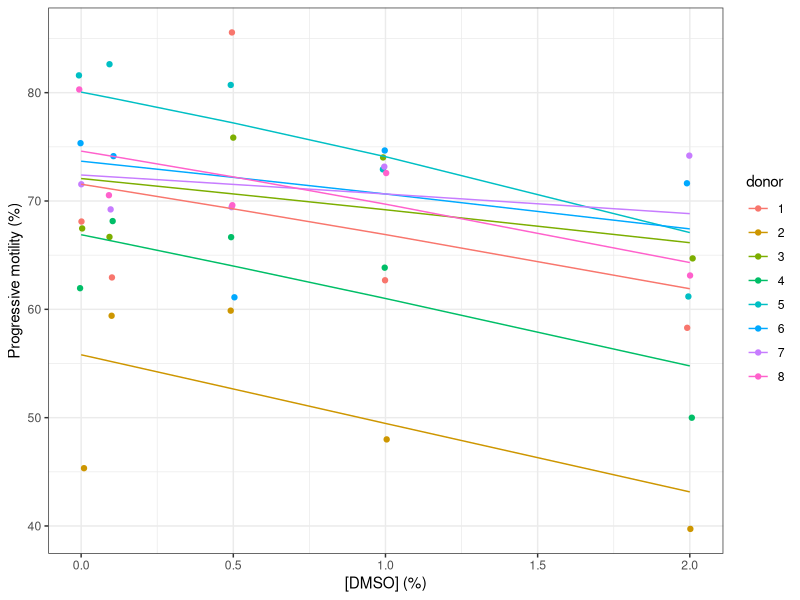
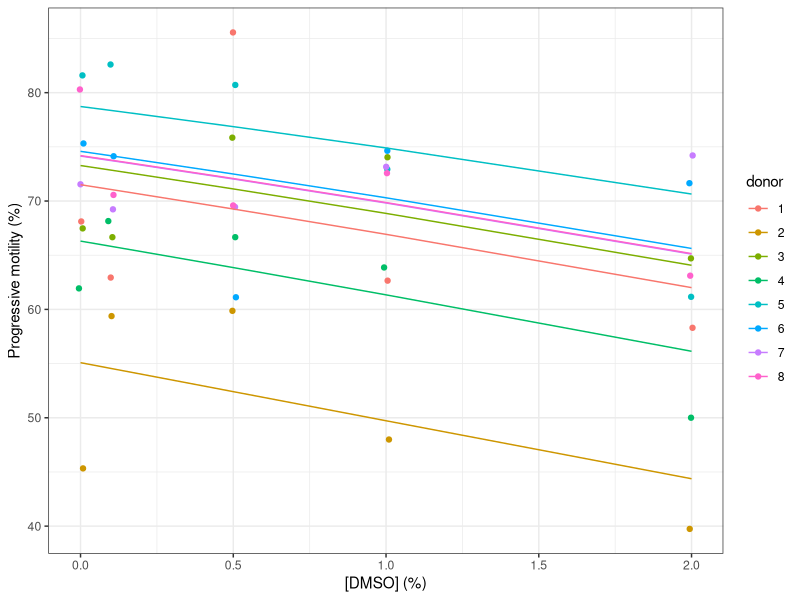
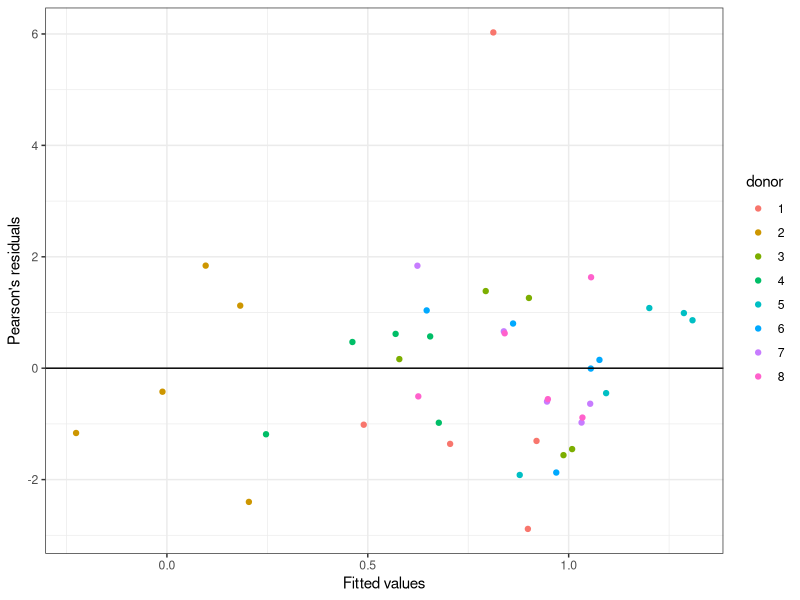
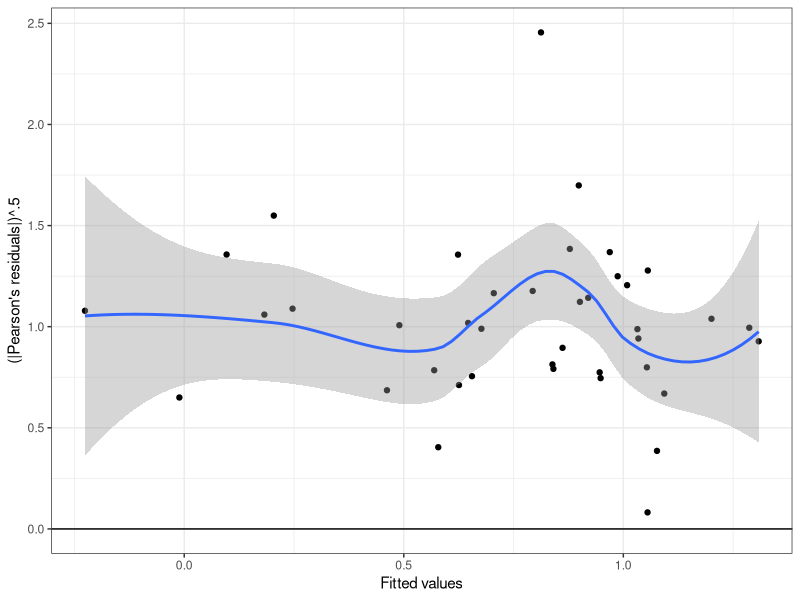
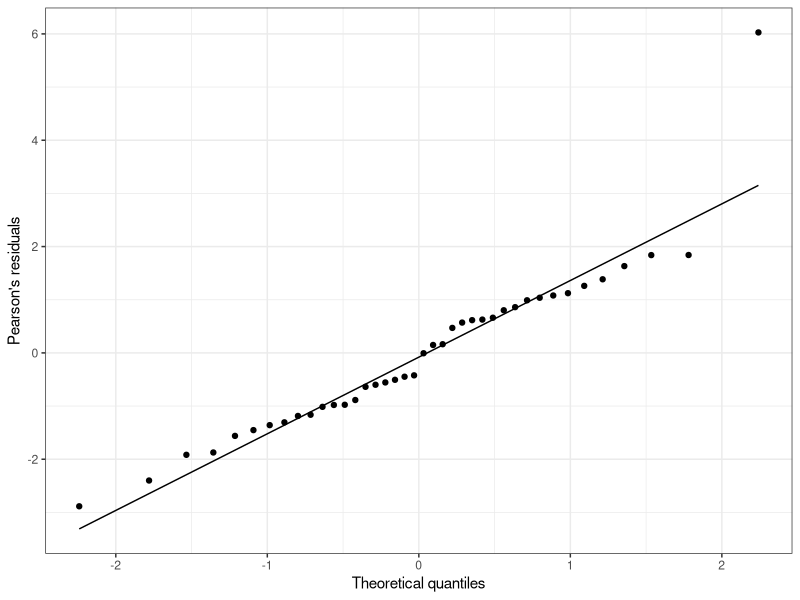
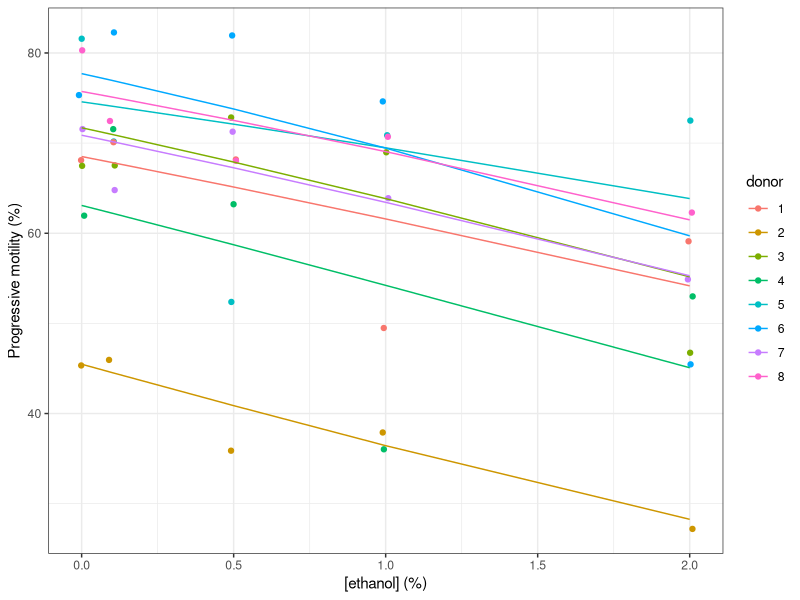
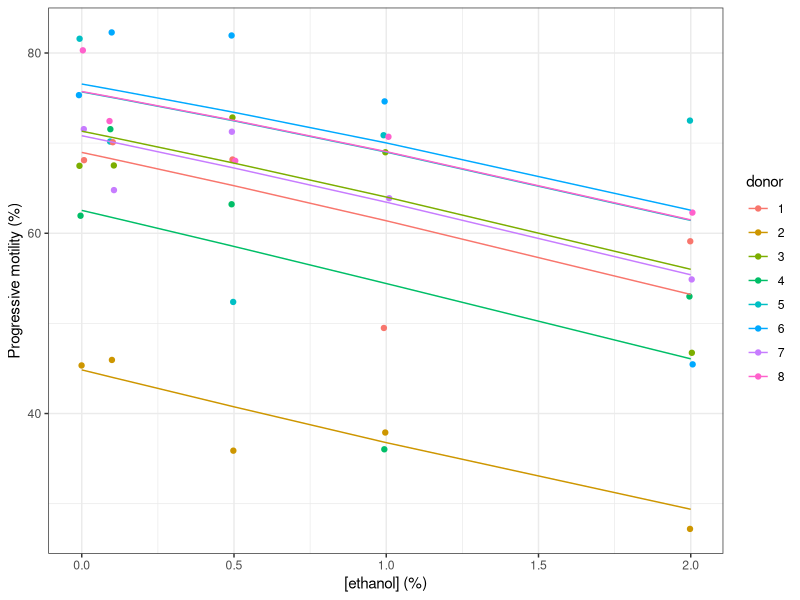
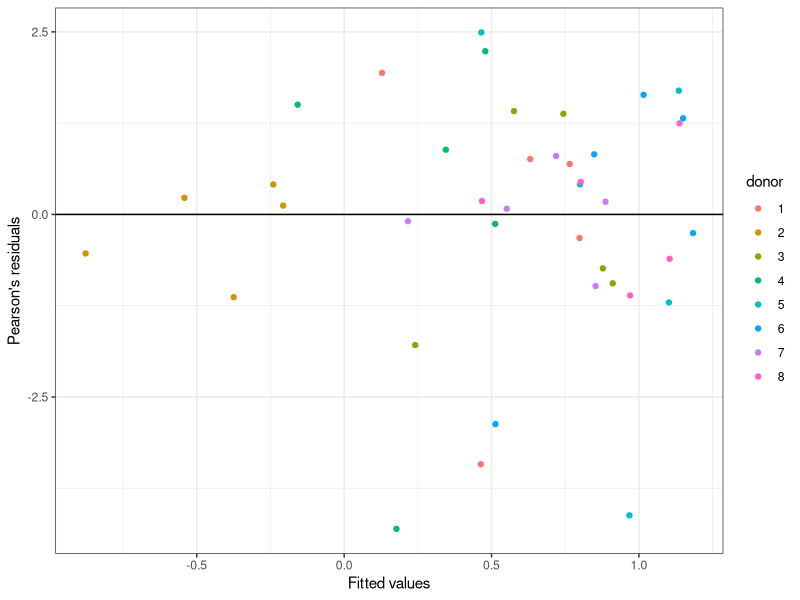

These charts were generated, in order, by the following R code:
## ---- chunk 1
library(lme4)
library(ggplot2)
theme_set(theme_bw())
# Also using readxl, skimr, equatiomatic, optimix, dfoptim, boot
# Read functions for residual analysis plots
## ---- chunk 2
mp_dmso <- readxl::read_excel("../data/Table S2.xlsx",
  sheet = "progressive motility_DMSO")
mp_dmso$donor <- as.factor(mp_dmso$donor)
names(mp_dmso) <- c("donor", "conc", "prog", "total")
mp_dmso$prog_frac <- mp_dmso$prog / mp_dmso$total
skimr::skim(mp_dmso)
## ---- chunk 3
table(mp_dmso$donor, as.factor(mp_dmso$conc))
## ---- chunk 4
mp_dmso_m1 <- glmer(cbind(prog, total - prog) ~ conc + (conc | donor),
  data = mp_dmso, family = binomial(link = "logit"))
summary(mp_dmso_m1)
## ---- chunk 5
ggplot(data = mp_dmso) +
  geom_jitter(aes(x = conc, y = prog_frac * 100, col = donor),
    width = 0.01) +
  geom_line(aes(x = conc, y = fitted(mp_dmso_m1) * 100, col = donor)) +
  labs(x = "[DMSO] (%)", y = "Progressive motility (%)")
## ---- chunk 6
mp_dmso_m2 <- glmer(cbind(prog, total - prog) ~ conc  + (1 | donor),
  data = mp_dmso, family = binomial(link = "logit"))
anova(mp_dmso_m1, mp_dmso_m2, refit = FALSE) # Despite the name, it is indeed a LR test
## ---- chunk 7
ggplot(data = mp_dmso) +
  geom_jitter(aes(x = conc, y = prog_frac * 100, col = donor),
    width = 0.01) +
  geom_line(aes(x = conc, y = fitted(mp_dmso_m2) * 100, col = donor)) +
  labs(x = "[DMSO] (%)", y = "Progressive motility (%)")
## ---- chunk 8
summary(mp_dmso_m2)
## ---- chunk 9
confint(mp_dmso_m2, level = 0.95) # 95% CI based on profile
set.seed(964)
# 1000x parameter bootstrap
(mp_dmso_m2_conf <- confint(mp_dmso_m2, level = 0.95, method = "boot", nsim  = 1000L))
## ---- chunk 10
#drop1(mp_dmso_m2, scope = "conc")
mp_dmso_m3 <- glmer(cbind(prog, total - prog) ~ 1 + (1 | donor),
  data = mp_dmso, family = binomial(link = "logit"))
anova(mp_dmso_m2, mp_dmso_m3, refit = TRUE)
## ---- chunk 11
isSingular(mp_dmso_m2)
## ---- chunk 12
mp_dmso_m2_all <- allFit(mp_dmso_m2)
summary(mp_dmso_m2_all)
## ---- chunk 13
mp_dmso <- fortify.merMod(mp_dmso_m2)
ggplot(data = mp_dmso, aes(x = .fitted, y = .scresid, col = donor)) +
  geom_point() +
  geom_hline(yintercept = 0) +
  labs(x = "Fitted values", y = "Pearson's residuals")
## ---- chunk 14
ggplot(data = mp_dmso, aes(x = .fitted, y = sqrt(abs(.scresid)))) +
  geom_point() +
  geom_smooth(method = "loess", formula = y ~ x) +
  geom_hline(yintercept = 0) +
  labs(x = "Fitted values", y = "(|Pearson's residuals|)^.5")
## ---- chunk 15
ggplot(data = mp_dmso, aes(sample = .scresid)) +
  geom_qq() +
  geom_qq_line() +
  labs(x = "Theoretical quantiles", y = "Pearson's residuals")
## ---- chunk 16
shapiro.test(mp_dmso$.scresid)
## ---- chunk 17
mp_dmso_slope <- c(
  ci95_min   = min(mp_dmso_m2_conf["conc", ]),
  estimate = fixef(mp_dmso_m2)[["conc"]],
  ci95_max  = max(mp_dmso_m2_conf["conc", ]))
mp_dmso_slope
#saveRDS(mp_dmso_slope, "../data/motility_prog_DMSO_slope.rds")
## ---- chunk 18
predict_logit <- function(conc, intercept = 1, slopes) {
  slopes_mat <- matrix(slopes, nrow = 1,
    dimnames = list(NULL, names(slopes)))
  data.frame(conc = conc, -intercept +
      boot::inv.logit(boot::logit(intercept) +
      conc %*% slopes_mat))
}
dmso_conc <- (0:20) / 10
mp_dmso_lost <- predict_logit(dmso_conc, 0.8, mp_dmso_slope)
mp_dmso_lost
#saveRDS(mp_dmso_lost, "../data/motility_prog_DMSO_lost.rds")
## ---- chunk 19
mp_etoh <- readxl::read_excel("../data/Table S2.xlsx",
  sheet = "progressive motility_EtOH")
mp_etoh$donor <- as.factor(mp_etoh$donor)
names(mp_etoh) <- c("donor", "conc", "prog", "total")
mp_etoh$prog_frac <- mp_etoh$prog / mp_etoh$total
skimr::skim(mp_etoh)
## ---- chunk 20
table(mp_etoh$donor, as.factor(mp_etoh$conc))
## ---- chunk 21
mp_etoh_m1 <- glmer(cbind(prog, total - prog) ~ conc + (conc | donor),
  data = mp_etoh, family = binomial(link = "logit"))
summary(mp_etoh_m1)
## ---- chunk 22
ggplot(data = mp_etoh) +
  geom_jitter(aes(x = conc, y = prog_frac * 100, col = donor),
    width = 0.01) +
  geom_line(aes(x = conc, y = fitted(mp_etoh_m1) * 100, col = donor)) +
  labs(x = "[ethanol] (%)", y = "Progressive motility (%)")
## ---- chunk 23
mp_etoh_m2 <- glmer(cbind(prog, total - prog) ~ conc  + (1 | donor),
  data = mp_etoh, family = binomial(link = "logit"))
anova(mp_etoh_m1, mp_etoh_m2, refit = FALSE) # Despite the name, it is indeed a LR test
## ---- chunk 24
ggplot(data = mp_etoh) +
  geom_jitter(aes(x = conc, y = prog_frac * 100, col = donor),
    width = 0.01) +
  geom_line(aes(x = conc, y = fitted(mp_etoh_m2) * 100, col = donor)) +
  labs(x = "[ethanol] (%)", y = "Progressive motility (%)")
## ---- chunk 25
summary(mp_etoh_m2)
## ---- chunk 26
confint(mp_etoh_m2, level = 0.95) # 95% CI based on profile
set.seed(2784)
# 1000x parameter bootstrap
(mp_etoh_m2_conf <- confint(mp_etoh_m2, level = 0.95,
  method = "boot", nsim  = 1000L))
## ---- chunk 27
#drop1(mp_etoh_m2, scope = "conc")
mp_etoh_m3 <- glmer(cbind(prog, total - prog) ~ 1 + (1 | donor),
  data = mp_etoh, family = binomial(link = "logit"))
anova(mp_etoh_m2, mp_etoh_m3, refit = FALSE)
## ---- chunk 28
isSingular(mp_etoh_m2)
## ---- chunk 29
mp_etoh_m2_all <- allFit(mp_etoh_m2)
summary(mp_etoh_m2_all)
## ---- chunk 30
mp_etoh <- fortify.merMod(mp_etoh_m2)
ggplot(data = mp_etoh, aes(x = .fitted, y = .scresid, col = donor)) +
  geom_point() +
  geom_hline(yintercept = 0) +
  labs(x = "Fitted values", y = "Pearson's residuals")
## ---- chunk 31
ggplot(data = mp_etoh, aes(x = .fitted, y = sqrt(abs(.scresid)))) +
  geom_point() +
  geom_smooth(method = "loess", formula = y ~ x) +
  geom_hline(yintercept = 0) +
  labs(x = "Fitted values", y = "(|Pearson's residuals|)^.5")
## ---- chunk 32
ggplot(data = mp_etoh, aes(sample = .scresid)) +
  geom_qq() +
  geom_qq_line() +
  labs(x = "Theoretical quantiles", y = "Pearson's residuals")
## ---- chunk 33
shapiro.test(mp_etoh$.scresid)
## ---- chunk 34
mp_etoh_slope <- c(
  ci95_min   = min(mp_etoh_m2_conf["conc", ]),
  estimate = fixef(mp_etoh_m2)[["conc"]],
  ci95_max  = max(mp_etoh_m2_conf["conc", ]))
mp_etoh_slope
#saveRDS(mp_etoh_slope, "../data/motility_prog_ETOH_slope.rds")
## ---- chunk 35
predict_logit <- function(conc, intercept = 1, slopes) {
  slopes_mat <- matrix(mp_etoh_slope, nrow = 1,
    dimnames = list(NULL, names(mp_etoh_slope)))
  data.frame(conc = conc, -intercept +
    boot::inv.logit(boot::logit(intercept) +
    conc %*% slopes_mat))
}
etoh_conc <- (0:20) / 10
mp_etoh_lost <- predict_logit(etoh_conc, 0.8, mp_etoh_slope)
mp_etoh_lost
#saveRDS(mp_etoh_lost, "../data/motility_prog_ETOH_lost.rds")
## ---- chunk 36
sessionInfo()
